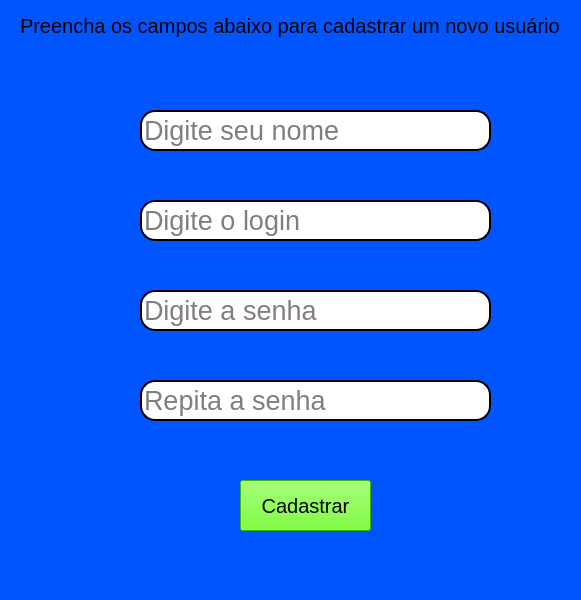
<?xml version="1.0" encoding="UTF-8"?>
<ui version="4.0">
 <class>MainWindow</class>
 <widget class="QMainWindow" name="MainWindow">
  <property name="geometry">
   <rect>
    <x>0</x>
    <y>0</y>
    <width>581</width>
    <height>600</height>
   </rect>
  </property>
  <property name="windowTitle">
   <string>MainWindow</string>
  </property>
  <property name="styleSheet">
   <string notr="true">background-color: rgb(0, 85, 255);</string>
  </property>
  <widget class="QWidget" name="centralwidget">
   <widget class="QLabel" name="label">
    <property name="geometry">
     <rect>
      <x>20</x>
      <y>10</y>
      <width>561</width>
      <height>31</height>
     </rect>
    </property>
    <property name="font">
     <font>
      <pointsize>15</pointsize>
     </font>
    </property>
    <property name="text">
     <string>Preencha os campos abaixo para cadastrar um novo usuário</string>
    </property>
   </widget>
   <widget class="QLineEdit" name="lineEdit">
    <property name="geometry">
     <rect>
      <x>140</x>
      <y>110</y>
      <width>351</width>
      <height>41</height>
     </rect>
    </property>
    <property name="font">
     <font>
      <pointsize>20</pointsize>
     </font>
    </property>
    <property name="styleSheet">
     <string notr="true">background-color:rgb(255,255,255);
border-radius:15px;
border-style:outset;
border-width:2px;</string>
    </property>
    <property name="inputMethodHints">
     <set>Qt::ImhHiddenText</set>
    </property>
    <property name="text">
     <string/>
    </property>
    <property name="placeholderText">
     <string>Digite seu nome </string>
    </property>
    <property name="clearButtonEnabled">
     <bool>false</bool>
    </property>
   </widget>
   <widget class="QLineEdit" name="lineEdit_2">
    <property name="geometry">
     <rect>
      <x>140</x>
      <y>200</y>
      <width>351</width>
      <height>41</height>
     </rect>
    </property>
    <property name="font">
     <font>
      <pointsize>20</pointsize>
     </font>
    </property>
    <property name="styleSheet">
     <string notr="true">background-color:rgb(255,255,255);
border-radius:15px;
border-style:outset;
border-width:2px;</string>
    </property>
    <property name="text">
     <string/>
    </property>
    <property name="placeholderText">
     <string>Digite o login</string>
    </property>
   </widget>
   <widget class="QLineEdit" name="lineEdit_3">
    <property name="geometry">
     <rect>
      <x>140</x>
      <y>290</y>
      <width>351</width>
      <height>41</height>
     </rect>
    </property>
    <property name="font">
     <font>
      <pointsize>20</pointsize>
     </font>
    </property>
    <property name="styleSheet">
     <string notr="true">background-color:rgb(255,255,255);
border-radius:15px;
border-style:outset;
border-width:2px;</string>
    </property>
    <property name="text">
     <string/>
    </property>
    <property name="echoMode">
     <enum>QLineEdit::Password</enum>
    </property>
    <property name="placeholderText">
     <string>Digite a senha</string>
    </property>
   </widget>
   <widget class="QLineEdit" name="lineEdit_4">
    <property name="geometry">
     <rect>
      <x>140</x>
      <y>380</y>
      <width>351</width>
      <height>41</height>
     </rect>
    </property>
    <property name="font">
     <font>
      <pointsize>20</pointsize>
     </font>
    </property>
    <property name="styleSheet">
     <string notr="true">background-color:rgb(255,255,255);
border-radius:15px;
border-style:outset;
border-width:2px;</string>
    </property>
    <property name="text">
     <string/>
    </property>
    <property name="echoMode">
     <enum>QLineEdit::Password</enum>
    </property>
    <property name="placeholderText">
     <string>Repita a senha</string>
    </property>
   </widget>
   <widget class="QPushButton" name="pushButton">
    <property name="geometry">
     <rect>
      <x>240</x>
      <y>480</y>
      <width>131</width>
      <height>51</height>
     </rect>
    </property>
    <property name="font">
     <font>
      <pointsize>15</pointsize>
     </font>
    </property>
    <property name="styleSheet">
     <string notr="true">background-color: rgb(85, 255, 0);</string>
    </property>
    <property name="text">
     <string>Cadastrar</string>
    </property>
   </widget>
  </widget>
  <widget class="QMenuBar" name="menubar">
   <property name="geometry">
    <rect>
     <x>0</x>
     <y>0</y>
     <width>581</width>
     <height>21</height>
    </rect>
   </property>
  </widget>
  <widget class="QStatusBar" name="statusbar"/>
 </widget>
 <resources/>
 <connections/>
</ui>
